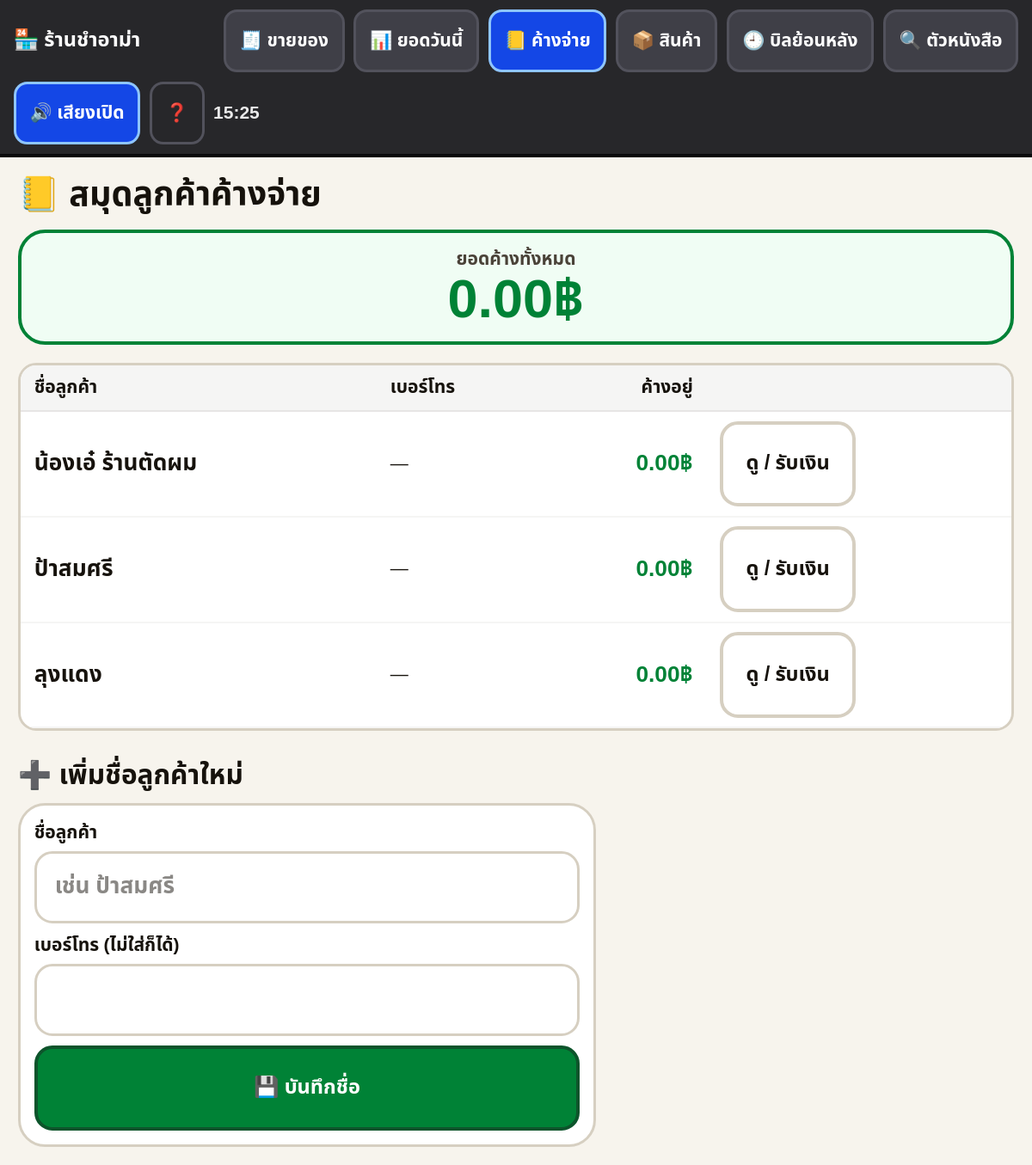
The page /credit/ on the database its author committed.
### store/models.py (models this page shows, shortened)
class Customer(models.Model):
    name = models.CharField('ชื่อลูกค้า', max_length=120)
    phone = models.CharField('เบอร์โทร', max_length=30, blank=True)
    note = models.CharField('หมายเหตุ', max_length=200, blank=True)
    is_active = models.BooleanField('ยังใช้งาน', default=True)
    created_at = models.DateTimeField('สร้างเมื่อ', default=timezone.now)
    class Meta:
        verbose_name = 'ลูกหนี้ (ซื้อเชื่อ)'
        verbose_name_plural = 'ลูกหนี้ (ซื้อเชื่อ)'
        ordering = ['name']
    @property
    def total_charged(self):
        agg = self.sales.filter(is_void=False, payment_method='credit').aggregate(
            s=models.Sum('total'))
        return agg['s'] or Decimal('0.00')
    @property
    def total_paid(self):
        agg = self.payments.aggregate(s=models.Sum('amount'))
        return agg['s'] or Decimal('0.00')
    @property
    def balance(self):
        return self.total_charged - self.total_paid

### store/views.py (the view)
# urls.py: path('credit/', views.credit_list, name='credit_list'),
def credit_list(request):
    customers = Customer.objects.filter(is_active=True)
    rows = [{'c': c, 'balance': c.balance} for c in customers]
    rows.sort(key=lambda r: r['balance'], reverse=True)
    ctx = _shop_context()
    ctx.update({
        'rows': rows,
        'grand_total': sum((r['balance'] for r in rows), Decimal('0')),
    })
    return render(request, 'store/credit_list.html', ctx)

### store/views.py (called while the page is built)
def _shop_context():
    return {
        'shop_name': getattr(settings, 'SHOP_NAME', 'ร้านชำ'),
        'shop_phone': getattr(settings, 'SHOP_PHONE', ''),
    }

### store/templates/store/credit_list.html (shortened to what this page needs)
{% extends 'base.html' %}
{% block body %}
<div class="max-w-5xl mx-auto p-4">
  <h1 class="mb-3 text-3xl font-extrabold">📒 สมุดลูกค้าค้างจ่าย</h1>
  <div class="stat mb-4 {% if grand_total %}bg-red-50 border-red-700{% else %}bg-green-50 border-green-700{% endif %}">
    <div class="stat-lb">ยอดค้างทั้งหมด</div>
    <div class="stat-vl text-5xl {% if grand_total %}text-red-700{% else %}text-green-700{% endif %}">
      {{ grand_total|floatformat:2 }}฿
    </div>
  </div>
  <div class="overflow-x-auto">
    <table class="tbl">
      <tr><th>ชื่อลูกค้า</th><th>เบอร์โทร</th><th class="num">ค้างอยู่</th><th></th></tr>
      {% for r in rows %}
        <tr>
          <td class="text-xl font-extrabold">{{ r.c.name }}</td>
          <td>{{ r.c.phone|default:"—" }}</td>
          <td class="num text-xl {% if r.balance > 0 %}text-red-700{% else %}text-green-700{% endif %}">
            {{ r.balance|floatformat:2 }}฿
          </td>
          <td><a class="btn btn-plain" href="{% url 'store:credit_detail' r.c.pk %}">ดู / รับเงิน</a></td>
        </tr>
      {% empty %}
        <tr><td colspan="4">— ยังไม่มีลูกค้าค้างจ่าย —</td></tr>
      {% endfor %}
    </table>
  </div>
  <h2 class="mt-6 mb-2 text-2xl font-extrabold">➕ เพิ่มชื่อลูกค้าใหม่</h2>
  <form method="post" action="{% url 'store:customer_add' %}" class="panel max-w-lg">
    <label class="block mb-2">
      <span class="fld-label">ชื่อลูกค้า</span>
      <input name="name" required placeholder="เช่น ป้าสมศรี" class="fld">
    </label>
    <label class="block mb-2">
      <span class="fld-label">เบอร์โทร (ไม่ใส่ก็ได้)</span>
      <input name="phone" inputmode="tel" class="fld">
    </label>
    <button class="btn btn-green w-full">💾 บันทึกชื่อ</button>
  </form>
</div>
{% endblock %}

### rows shown on the page
Customer: c.name "น้องเอ๋ ร้านตัดผม", c.phone "—", balance "0.00"
Customer: c.name "ป้าสมศรี", c.phone "—", balance "0.00"
Customer: c.name "ลุงแดง", c.phone "—", balance "0.00"

### other values the page prints
{{ shop_name }} "ร้านชำอาม่า"
{{ grand_total|floatformat:2 }} "0.00"
